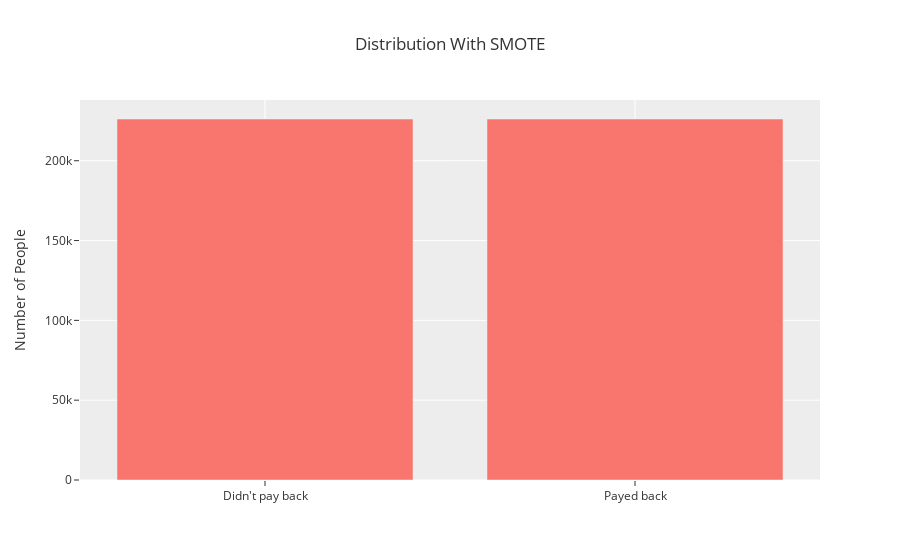

Write notebook code for a chart like this one.
### Code cell
# observe that data has been balanced
px.bar(
       x={0:"Didn't pay back",1:"Payed back"},
       y=[pd.Series(y_train_new).value_counts()[0], pd.Series(y_train_new).value_counts()[1]],
       labels={'y':'Number of People', 'x':''},
       title="Distribution With SMOTE",
       template='ggplot2'
).show()

### Figure 1 — Plotly figure (JSON) as saved in the notebook; plotly's stock layout.template omitted (floating-point values rounded to 4 significant figures)
{"data": [{"alignmentgroup": "True", "hovertemplate": "=%{x}<br>Number of People=%{y}<extra></extra>", "legendgroup": "", "marker": {"color": "#F8766D", "pattern": {"shape": ""}}, "name": "", "offsetgroup": "", "orientation": "v", "showlegend": false, "textposition": "auto", "type": "bar", "x": ["Didn't pay back", "Payed back"], "xaxis": "x", "y": [226145, 226145], "yaxis": "y"}], "layout": {"barmode": "relative", "legend": {"tracegroupgap": 0}, "title": {"text": "Distribution With SMOTE"}, "xaxis": {"anchor": "y", "domain": [0, 1], "title": {"text": ""}}, "yaxis": {"anchor": "x", "domain": [0, 1], "title": {"text": "Number of People"}}}}
